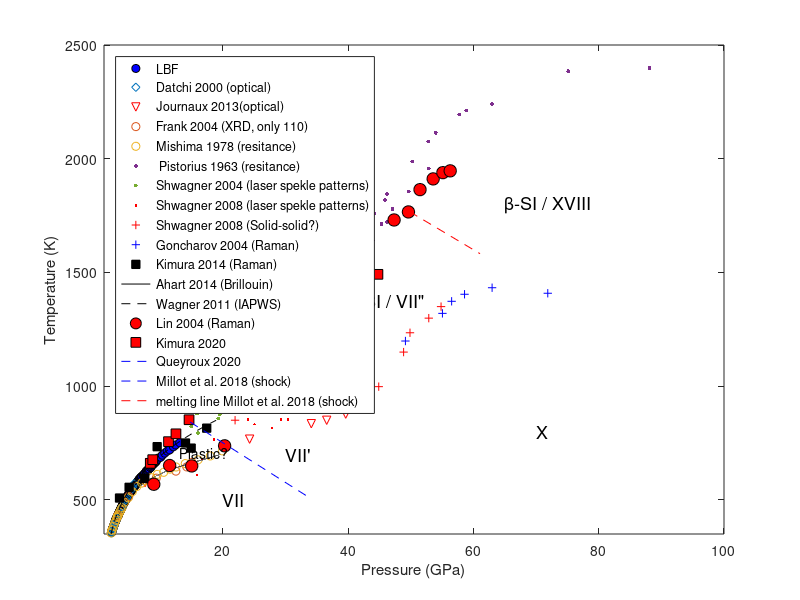

Source code (MATLAB):
load iceVII_m.mat

iceVII_m.Lin_2004.Simon(2)


dat_A =[3.48, 508.12
5.01, 555.22
7.51, 593.76
9.49, 733.99
14.01, 750.04
14.92, 727.56
17.40, 815.34
20.02, 914.90
21.01, 929.88
22.99, 1006.96
26.02, 1124.71];



P_N =[11.8, 1920.1
18.8, 2113.0
27.5, 2374.0
39.2, 2578.3
50.9, 2703.0
63.7, 2827.8
79.5, 2941.1
93.5, 3031.8
112.8, 3179.2
133.8, 3337.9
156.6, 3473.8
187.0, 3643.8
212.1, 3791.1
233.1, 3881.7
272.8, 4074.2
315.4, 4255.4
368.0, 4413.8
427.0, 4606.1];

P_U =[10.6, 2113.1
19.3, 2419.5
28.7, 2703.3
41.5, 2952.9
56.1, 3191.2
71.3, 3406.7
88.3, 3656.3
104.6, 3860.5
126.8, 4075.9
156.6, 4325.4
188.1, 4563.4
214.4, 4733.4
245.4, 4914.7
283.9, 5130.0
325.4, 5424.7
360.4, 5628.7
396.6, 5832.6
443.3, 5968.3
];


Melt_Millot = [116.3, 3610.6
135.0, 4053.1
162.4, 4518.3
187.0, 4904.1
221.4, 5255.6
260.5, 5698.0
311.9, 6219.6
370.3, 6718.5
422.3, 7126.7];



T_Lin=linspace(350,850,40);
P_Lin=((T_Lin/iceVII_m.Lin_2004.Simon(2)).^iceVII_m.Lin_2004.Simon(4)-1)*iceVII_m.Lin_2004.Simon(3)+iceVII_m.Lin_2004.Simon(1);


% iceVII (Wagner)
par_VII =[0.173683e1,0.544606e-1,0.806106e-7,2216,355];
res=.01;
MS=0;
TmVII = par_VII(5)-MS:res:700;
PmVII=par_VII(4)*exp( par_VII(1)*(1-(TmVII/par_VII(5)).^(-1)) - par_VII(2)*(1-(TmVII/par_VII(5)).^(5)) + par_VII(3)*(1-(TmVII/par_VII(5)).^(22)) );

Frank_lower=([
600 7.19
783 23.37
860 32.02
902 36.59]);


%plot(iceVII_m.Bridgman_1937.data(:,2),iceVII_m.Bridgman_1937.data(:,1),'o')
plot(iceVII_m.Datchi_2000.data(:,2),iceVII_m.Datchi_2000.data(:,1),'ko','MarkerFaceColor','b','MarkerSize',6)
hold on
plot(iceVII_m.Journaux_2013.data(:,2),iceVII_m.Journaux_2013.data(:,1),'d')
plot(iceVII_m.Frank_2004.data(:,2),iceVII_m.Frank_2004.data(:,1),'rv')
%plot(Frank_lower(:,2),Frank_lower(:,1),'rv')
plot(iceVII_m.Mishima_1978.data(:,2),iceVII_m.Mishima_1978.data(:,1),'o')
plot(iceVII_m.Pistorius.data(:,2),iceVII_m.Pistorius.data(:,1),'o')
plot(iceVII_m.Shwagner_2004.data(:,2),iceVII_m.Shwagner_2004.data(:,1),'.','MarkerSize',9)
plot(iceVII_m.Shwagner_2008.data(:,2),iceVII_m.Shwagner_2008.data(:,1),'.','MarkerSize',9)
plot(iceVII_m.Shwagner_2004.data_s(:,2),iceVII_m.Shwagner_2004.data_s(:,1),'r.')
plot(iceVII_m.Goncharov_2004.data(:,2),iceVII_m.Goncharov_2004.data(:,1),'r+')
plot(iceVII_m.Kimura_2014.data(:,2),iceVII_m.Kimura_2014.data(:,1),'b+')
plot (dat_A(:,1),dat_A(:,2),'ks','MarkerFaceColor','k','MarkerSize',6)
plot(PmVII.*1e-3,TmVII,'k-');
plot(P_Lin,T_Lin,'k--');


dat_K=[8.95 568.69 4.75
11.48 651.13 5.32
15.01 649.28 5.49
20.26 737.69 6.40
30.76 1302.74 7.30
37.19 1530.40 7.86
41.08 1567.78 7.85
47.32 1730.73 8.49
49.61 1766.10 8.52
51.46 1864.20 8.68
53.56 1911.32 8.89
55.11 1938.83 8.72
56.28 1946.71 8.87];


dat_Q=[8.39, 660.82
8.78, 676.89
11.30, 756.07
12.49, 790.49
14.58, 852.46
15.12, 905.25
16.59, 930.49
16.59, 941.97
17.28, 978.69
27.00, 1171.48
36.71, 1309.18
44.74, 1491.64];

plot (dat_K(:,1),dat_K(:,2),'ko','MarkerFaceColor','r','MarkerSize',9)

plot (dat_Q(:,1),dat_Q(:,2),'ks','MarkerFaceColor','r','MarkerSize',7)

% plot(187.0, 4904.1,'ko','MarkerFaceColor','b','MarkerSize',9)
% plot(Melt_Millot(:,1),Melt_Millot(:,2),'-','LineWidth',5)
% plot(P_N(:,1),P_N(:,2),'-','LineWidth',5)
% plot(P_U(:,1),P_U(:,2),'-','LineWidth',5)
% plot(187.0, 4904.1,'ko','MarkerFaceColor','b','MarkerSize',9)


plot([14.76 33.96], [842.13 507.05],'b--')
%plot([25.76 14.89], [644.75 497.87],'b--')
plot([19.51 43.33], [890 1150],'b--')
plot([49.79 61.04], [1767.23 1582.55],'r--')

legend('LBF','Datchi 2000 (optical)','Journaux 2013(optical)','Frank 2004 (XRD, only 110)'...
    ,'Mishima 1978 (resitance)',' Pistorius 1963 (resitance)','Shwagner 2004 (laser spekle patterns)',...
    'Shwagner 2008 (laser spekle patterns)', 'Shwagner 2008 (Solid-solid?)',...
    'Goncharov 2004 (Raman)','Kimura 2014 (Raman)', 'Ahart 2014 (Brillouin)','Wagner 2011 (IAPWS)','Lin 2004 (Raman)',...
    'Kimura 2020','Queyroux 2020','Millot et al. 2018 (shock)','melting line Millot et al. 2018 (shock)','Neptune adiabat','Uranus adiabat','Location','northwest')


% 
% 25.76, 644.75
% 14.89, 497.87
% 19.51, 966.07
% 43.33, 1227.70

text(40,1375,'\alpha-SI / VII"','FontSize',13)
text(65,1800,'\beta-SI / XVIII','FontSize',13)
text(30,700,'VII''','FontSize',13)
text(13,710,'Plastic?','FontSize',10)
text(20,500,'VII','FontSize',13)
text(70,800,'X','FontSize',13)
xlabel('Pressure (GPa)')
ylabel('Temperature (K)')



Tbound=[350 2500];
Pbound=[1 100];
ylim(Tbound)
xlim(Pbound)

